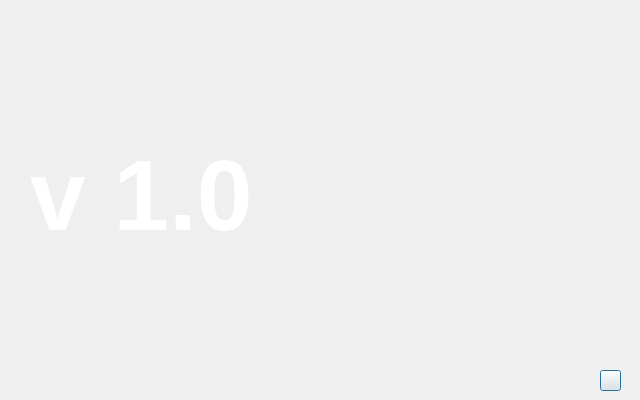
<?xml version="1.0" encoding="UTF-8"?>
<ui version="4.0">
 <class>AboutDialog</class>
 <widget class="QDialog" name="AboutDialog">
  <property name="windowModality">
   <enum>Qt::WindowModal</enum>
  </property>
  <property name="geometry">
   <rect>
    <x>0</x>
    <y>0</y>
    <width>640</width>
    <height>400</height>
   </rect>
  </property>
  <property name="windowTitle">
   <string>About</string>
  </property>
  <property name="modal">
   <bool>true</bool>
  </property>
  <widget class="QLabel" name="label">
   <property name="geometry">
    <rect>
     <x>0</x>
     <y>0</y>
     <width>640</width>
     <height>400</height>
    </rect>
   </property>
   <property name="palette">
    <palette>
     <active>
      <colorrole role="WindowText">
       <brush brushstyle="SolidPattern">
        <color alpha="255">
         <red>128</red>
         <green>128</green>
         <blue>128</blue>
        </color>
       </brush>
      </colorrole>
     </active>
     <inactive>
      <colorrole role="WindowText">
       <brush brushstyle="SolidPattern">
        <color alpha="255">
         <red>128</red>
         <green>128</green>
         <blue>128</blue>
        </color>
       </brush>
      </colorrole>
     </inactive>
     <disabled>
      <colorrole role="WindowText">
       <brush brushstyle="SolidPattern">
        <color alpha="255">
         <red>69</red>
         <green>69</green>
         <blue>69</blue>
        </color>
       </brush>
      </colorrole>
     </disabled>
    </palette>
   </property>
   <property name="font">
    <font>
     <pointsize>100</pointsize>
     <weight>75</weight>
     <bold>true</bold>
    </font>
   </property>
   <property name="text">
    <string notr="true"/>
   </property>
   <property name="pixmap">
    <pixmap resource="resource.qrc">:/splash.png</pixmap>
   </property>
   <property name="alignment">
    <set>Qt::AlignCenter</set>
   </property>
  </widget>
  <widget class="QLabel" name="version">
   <property name="geometry">
    <rect>
     <x>30</x>
     <y>140</y>
     <width>361</width>
     <height>111</height>
    </rect>
   </property>
   <property name="palette">
    <palette>
     <active>
      <colorrole role="WindowText">
       <brush brushstyle="SolidPattern">
        <color alpha="255">
         <red>255</red>
         <green>255</green>
         <blue>255</blue>
        </color>
       </brush>
      </colorrole>
     </active>
     <inactive>
      <colorrole role="WindowText">
       <brush brushstyle="SolidPattern">
        <color alpha="255">
         <red>255</red>
         <green>255</green>
         <blue>255</blue>
        </color>
       </brush>
      </colorrole>
     </inactive>
     <disabled>
      <colorrole role="WindowText">
       <brush brushstyle="SolidPattern">
        <color alpha="255">
         <red>127</red>
         <green>127</green>
         <blue>127</blue>
        </color>
       </brush>
      </colorrole>
     </disabled>
    </palette>
   </property>
   <property name="font">
    <font>
     <pointsize>75</pointsize>
     <weight>75</weight>
     <bold>true</bold>
    </font>
   </property>
   <property name="text">
    <string notr="true">v 1.0</string>
   </property>
   <property name="alignment">
    <set>Qt::AlignLeading|Qt::AlignLeft|Qt::AlignVCenter</set>
   </property>
  </widget>
  <widget class="QPushButton" name="toolButton">
   <property name="geometry">
    <rect>
     <x>600</x>
     <y>370</y>
     <width>21</width>
     <height>21</height>
    </rect>
   </property>
   <property name="text">
    <string notr="true"/>
   </property>
   <property name="icon">
    <iconset resource="resource.qrc">
     <normaloff>:/icons/img/icons/close.png</normaloff>:/icons/img/icons/close.png</iconset>
   </property>
   <property name="default">
    <bool>true</bool>
   </property>
  </widget>
 </widget>
 <resources>
  <include location="resource.qrc"/>
 </resources>
 <connections/>
</ui>
